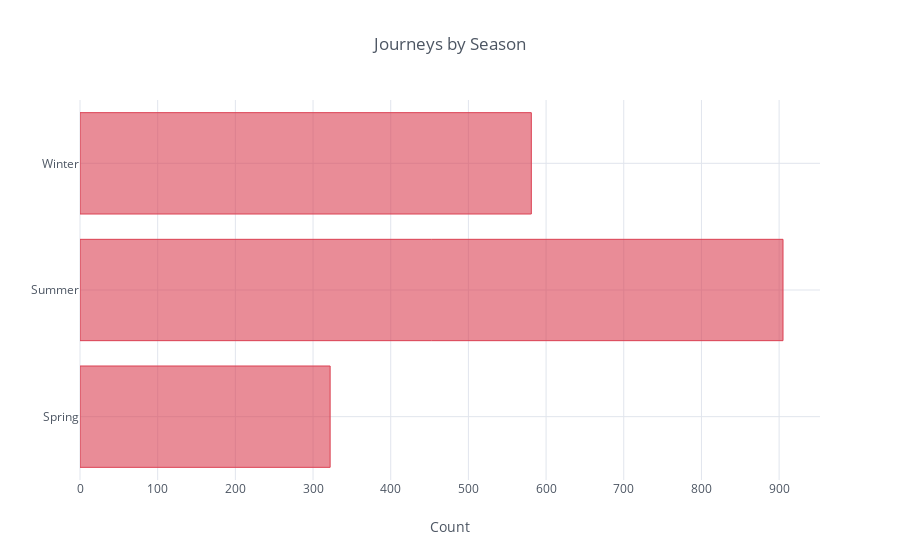

Notebook code cell kept with this figure:
### Code cell
df.iplot(kind='barh',x='seasons',y='journeys', theme='white',
         colors='red',xTitle='Count',title='Journeys by Season')

### Figure 1 — Plotly figure (JSON) as saved in the notebook; plotly's stock layout.template omitted (floating-point values rounded to 4 significant figures)
{"data": [{"marker": {"color": "rgba(219, 64, 82, 0.6)", "line": {"color": "rgba(219, 64, 82, 1.0)", "width": 1}}, "name": "journeys", "orientation": "h", "text": "", "type": "bar", "x": [322, 905, 581], "y": ["Spring", "Summer", "Winter"]}], "layout": {"legend": {"bgcolor": "#FFFFFF", "font": {"color": "#4D5663"}}, "paper_bgcolor": "#FFFFFF", "plot_bgcolor": "#FFFFFF", "title": "Journeys by Season", "titlefont": {"color": "#4D5663"}, "xaxis1": {"gridcolor": "#E1E5ED", "showgrid": true, "tickfont": {"color": "#4D5663"}, "title": "Count", "titlefont": {"color": "#4D5663"}, "zerolinecolor": "#E1E5ED"}, "yaxis1": {"gridcolor": "#E1E5ED", "showgrid": true, "tickfont": {"color": "#4D5663"}, "title": "", "titlefont": {"color": "#4D5663"}, "zerolinecolor": "#E1E5ED"}}}
